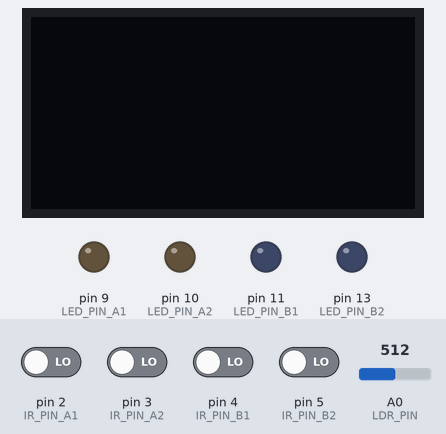
The sketch below on a simulated Arduino Uno, built with avr-gcc and run on an emulated ATmega328P. Parts: 128×64 one-colour display, output pins drawn as LEDs (lit = HIGH). The test bench sets the inputs (shaded band); at power-on: pin 2 (IR_PIN_A1), pin 3 (IR_PIN_A2), pin 4 (IR_PIN_B1), pin 5 (IR_PIN_B2) LOW, A0 (LDR_PIN) = 512. What the sketch prints to the serial monitor is not drawn.

Above: at 1.8 s.
1.9 s: A0 (LDR_PIN) set to 691
3.4 s: A0 (LDR_PIN) set to 718
At 5.3 s:
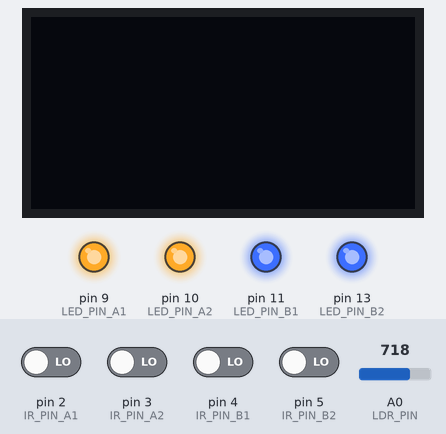
5.6 s: A0 (LDR_PIN) set to 690
At 6.8 s:
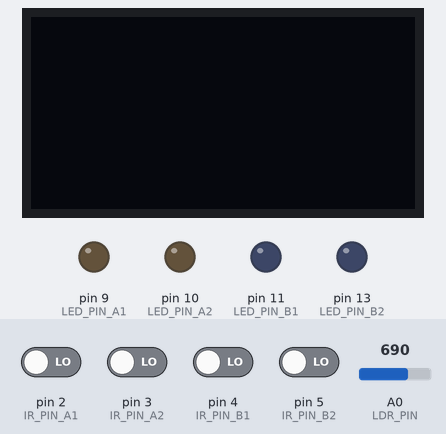
7.6 s: A0 (LDR_PIN) set to 710
At 9.9 s:
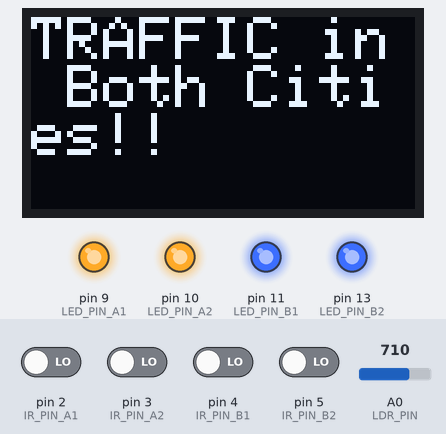
11.7 s: pin 2 (IR_PIN_A1) driven HIGH
At 13.7 s:
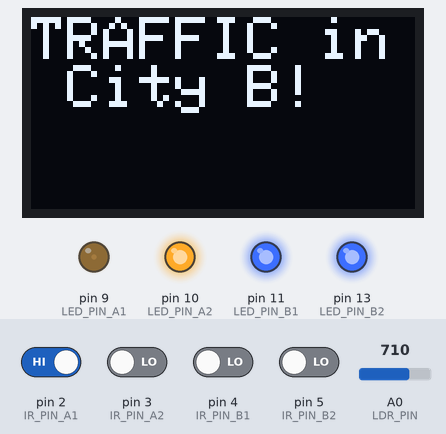
14.0 s: pin 5 (IR_PIN_B2) driven HIGH
At 15.1 s:
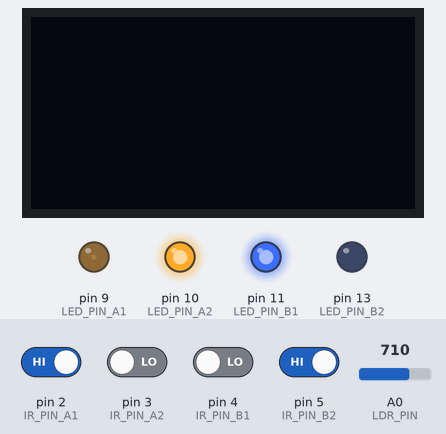
Timing chart, 0 to 17.0 s (numbered marks = the images above; inputs shaded):
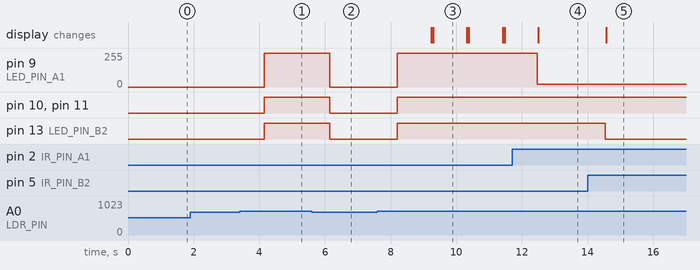

Measured:
- the behaviour switches between 700 and 701 on A0 (LDR_PIN) (found by bisection; images 0 and 1)
- after the input at 1.9 s, every drawn part: stays the same
- after the input at 3.4 s, pin 9 (LED_PIN_A1): 0/255 → 255/255 after 0.75 s; pin 10 (LED_PIN_A2), pin 11 (LED_PIN_B1), pin 13 (LED_PIN_B2): LOW → HIGH after 0.75 s
- after the input at 5.6 s, pin 9 (LED_PIN_A1): 255/255 → 0/255 after 0.55 s; pin 10 (LED_PIN_A2), pin 11 (LED_PIN_B1), pin 13 (LED_PIN_B2): HIGH → LOW after 0.55 s
- after the input at 7.6 s, pin 9 (LED_PIN_A1): 0/255 → 255/255 after 0.61 s; pin 10 (LED_PIN_A2), pin 11 (LED_PIN_B1), pin 13 (LED_PIN_B2): LOW → HIGH after 0.61 s; the display: first changes after 1.6 s (image 3 shows a later state)
- after the input at 11.7 s, pin 9 (LED_PIN_A1): 255/255 → 20/255 after 0.77 s; the display: changes after 0.80 s (image 4)
- after the input at 14.0 s, pin 13 (LED_PIN_B2): HIGH → LOW after 0.54 s; the display: changes after 0.56 s (image 5)
- what the display in image 3 shows lasts 1.0 s, from 9.3 s to 10.3 s

The sketch:

check_dim.ino
```cpp
#include <SoftwareSerial.h>
#include <Wire.h>
#include <Adafruit_GFX.h>
#include <Adafruit_SSD1306.h>

// Define IR sensor and LED pins for City A and City B
const int IR_PIN_A1 = 2;
const int IR_PIN_A2 = 3;
const int IR_PIN_B1 = 4;
const int IR_PIN_B2 = 5;
const int LED_PIN_A1 = 9;
const int LED_PIN_A2 = 10;
const int LED_PIN_B1 = 11;
const int LED_PIN_B2 = 13;
const int LDR_PIN = A0;
const int LDR_THRESHOLD = 700;

SoftwareSerial espSerial(6, 7); // RX, TX (changed from 2, 3 to 6, 7 to avoid conflict with IR_PIN_A1 and IR_PIN_A2)

Adafruit_SSD1306 display(128, 64, &Wire, -1); // OLED display object

void setup() {
  Serial.begin(115200);
  espSerial.begin(115200);

  // Initialize pins
  pinMode(LDR_PIN, INPUT);
  pinMode(IR_PIN_A1, INPUT);
  pinMode(IR_PIN_A2, INPUT);
  pinMode(IR_PIN_B1, INPUT);
  pinMode(IR_PIN_B2, INPUT);
  pinMode(LED_PIN_A1, OUTPUT);
  pinMode(LED_PIN_A2, OUTPUT);
  pinMode(LED_PIN_B1, OUTPUT);
  pinMode(LED_PIN_B2, OUTPUT);

  // Initialize OLED display
  if (!display.begin(SSD1306_SWITCHCAPVCC, 0x3C)) {
    Serial.println(F("SSD1306 allocation failed"));
    while (1); // Halt the program if display initialization fails
  }
  display.clearDisplay();
  display.setTextSize(2);
  display.setTextColor(WHITE);
  display.setRotation(2);
}

void loop() {
  // Read light level from LDR sensor
  int lightLevel = analogRead(LDR_PIN);
  Serial.print("Light Level: ");
  Serial.println(lightLevel);

  int dim = 20;

  // Initialize count variables
  int countA = 0;
  int countB = 0;

  // Check if the light level is above the threshold
  if (lightLevel > LDR_THRESHOLD) {
    // Check IR sensors and count LEDs for City A
    if (digitalRead(IR_PIN_A1) == LOW) {
      analogWrite(LED_PIN_A1, 255);
      countA++;
    } else {
      analogWrite(LED_PIN_A1, dim);
    }
    if (digitalRead(IR_PIN_A2) == LOW) {
      analogWrite(LED_PIN_A2, 255);
      countA++;
    } else {
      analogWrite(LED_PIN_A2, dim);
    }

    // Check IR sensors and count LEDs for City B
    if (digitalRead(IR_PIN_B1) == LOW) {
      analogWrite(LED_PIN_B1, 255);
      countB++;
    } else {
      analogWrite(LED_PIN_B1, dim);
    }
    if (digitalRead(IR_PIN_B2) == LOW) {
      analogWrite(LED_PIN_B2, 255);
      countB++;
    } else {
      analogWrite(LED_PIN_B2, dim);
    }

    // Check for traffic condition in City A
    static unsigned long cityATime = 0;
    if (countA == 2) { // Both LEDs in City A are ON
      if (cityATime == 0) {
        cityATime = millis(); // Start timer
      }
      if (millis() - cityATime >= 5000) { // Display "TRAFFIC" after 5 seconds
        display.clearDisplay();
        display.setCursor(0, 0);
        display.println("TRAFFIC in City A!");
        display.display();
      }
    } else {
      cityATime = 0; // Reset timer
    }

    // Check for traffic condition in City B
    static unsigned long cityBTime = 0;
    if (countB == 2) { // Both LEDs in City B are ON
      if (cityBTime == 0) {
        cityBTime = millis(); // Start timer
      }
      if (millis() - cityBTime >= 5000) { // Display "TRAFFIC" after 5 seconds
        display.clearDisplay();
        display.setCursor(0, 0);
        display.println("TRAFFIC in City B!");
        display.display();
      }
    } else {
      cityBTime = 0; // Reset timer
    }


    static unsigned long cityABTime = 0;
    if (countA == 2 && countB==2) { // Both LEDs in City A are ON
      if (cityABTime == 0) {
        cityABTime = millis(); // Start timer
      }
      if (millis() - cityABTime >= 5000) { // Display "TRAFFIC" after 5 seconds
        display.clearDisplay();
        display.setCursor(0, 0);
        display.println("TRAFFIC in Both Cities!!");
        display.display();
      }
    } else {
      cityABTime = 0; // Reset timer
    }

    // Check for "no traffic" condition
    if (countA != 2 && countB != 2) {
      // Clear the OLED display if neither City A nor City B is in "TRAFFIC" state
      display.clearDisplay();
      display.display();
    }

  } else {
    // If the light level is below the threshold, turn off all LEDs and clear OLED display
    analogWrite(LED_PIN_A1, 0);
    analogWrite(LED_PIN_A2, 0);
    analogWrite(LED_PIN_B1, 0);
    analogWrite(LED_PIN_B2, 0);
    display.clearDisplay();
    display.display();
  }

  Serial.print("Count for City A: ");
  Serial.println(countA);
  Serial.print("Count for City B: ");
  Serial.println(countB);

  // Send data to the ESP32
  espSerial.print(lightLevel); // Send the count of lights glowing for City A
  espSerial.print(" ");    // Separate the fields
  espSerial.print(countA); // Send the count of lights glowing for City A
  espSerial.print(" ");    // Separate the fields
  espSerial.print(countB); // Send the count of lights glowing for City B
  espSerial.print(" ");

  // Debugging output
  Serial.print("Transmitted Data: ");
  Serial.print(countA);
  Serial.print(" ");
  Serial.print(countB);
  Serial.print(" ");
  Serial.println(lightLevel);

  delay(1000); // Add a delay for the next loop iteration
}
```
